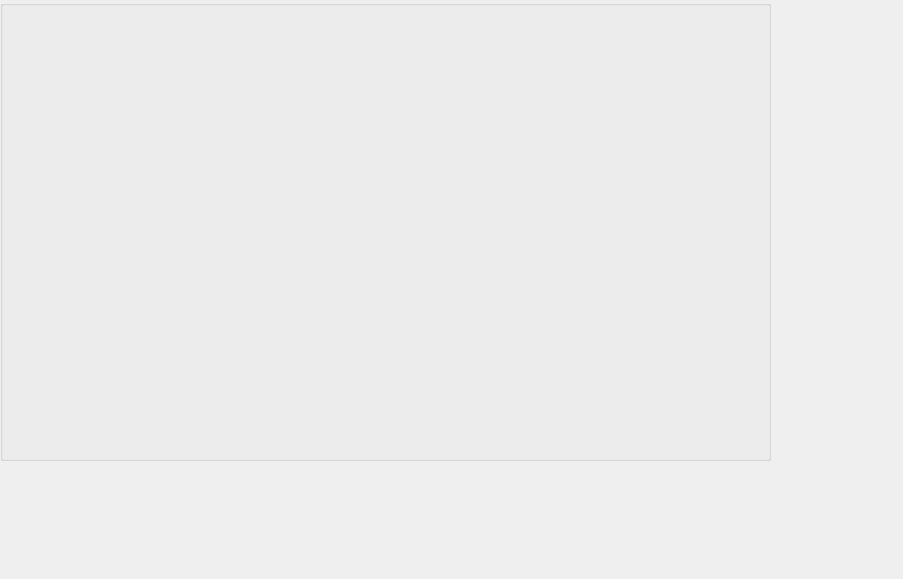
<?xml version="1.0" encoding="UTF-8"?>
<ui version="4.0">
 <class>TransientWidget</class>
 <widget class="QWidget" name="TransientWidget">
  <property name="geometry">
   <rect>
    <x>0</x>
    <y>0</y>
    <width>903</width>
    <height>579</height>
   </rect>
  </property>
  <property name="windowTitle">
   <string>Form</string>
  </property>
  <widget class="QGroupBox" name="groupBox">
   <property name="geometry">
    <rect>
     <x>0</x>
     <y>0</y>
     <width>771</width>
     <height>461</height>
    </rect>
   </property>
   <property name="title">
    <string/>
   </property>
  </widget>
 </widget>
 <resources/>
 <connections/>
</ui>
